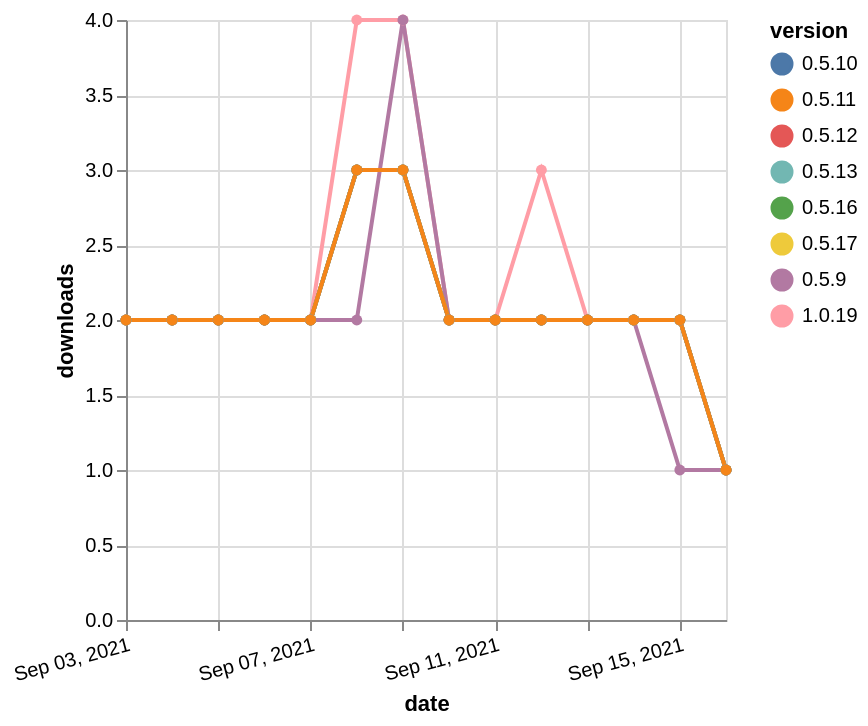

Specify this chart in Vega-Lite:
### Vega-Lite specification from a JSON file in a GitHub repository (floating-point values rounded to 4 significant figures)
{"$schema": "https://vega.github.io/schema/vega-lite/v5.json", "description": "A simple bar chart with embedded data.", "data": {"values": [{"date": "2021-09-03", "total": 2241, "delta": 2, "version": "0.5.10"}, {"date": "2021-09-04", "total": 2243, "delta": 2, "version": "0.5.10"}, {"date": "2021-09-05", "total": 2245, "delta": 2, "version": "0.5.10"}, {"date": "2021-09-06", "total": 2247, "delta": 2, "version": "0.5.10"}, {"date": "2021-09-07", "total": 2249, "delta": 2, "version": "0.5.10"}, {"date": "2021-09-08", "total": 2252, "delta": 3, "version": "0.5.10"}, {"date": "2021-09-09", "total": 2255, "delta": 3, "version": "0.5.10"}, {"date": "2021-09-10", "total": 2257, "delta": 2, "version": "0.5.10"}, {"date": "2021-09-11", "total": 2259, "delta": 2, "version": "0.5.10"}, {"date": "2021-09-12", "total": 2261, "delta": 2, "version": "0.5.10"}, {"date": "2021-09-13", "total": 2263, "delta": 2, "version": "0.5.10"}, {"date": "2021-09-14", "total": 2265, "delta": 2, "version": "0.5.10"}, {"date": "2021-09-15", "total": 2267, "delta": 2, "version": "0.5.10"}, {"date": "2021-09-16", "total": 2268, "delta": 1, "version": "0.5.10"}, {"date": "2021-09-03", "total": 2274, "delta": 2, "version": "1.0.19"}, {"date": "2021-09-04", "total": 2276, "delta": 2, "version": "1.0.19"}, {"date": "2021-09-05", "total": 2278, "delta": 2, "version": "1.0.19"}, {"date": "2021-09-06", "total": 2280, "delta": 2, "version": "1.0.19"}, {"date": "2021-09-07", "total": 2282, "delta": 2, "version": "1.0.19"}, {"date": "2021-09-08", "total": 2286, "delta": 4, "version": "1.0.19"}, {"date": "2021-09-09", "total": 2290, "delta": 4, "version": "1.0.19"}, {"date": "2021-09-10", "total": 2292, "delta": 2, "version": "1.0.19"}, {"date": "2021-09-11", "total": 2294, "delta": 2, "version": "1.0.19"}, {"date": "2021-09-12", "total": 2297, "delta": 3, "version": "1.0.19"}, {"date": "2021-09-13", "total": 2299, "delta": 2, "version": "1.0.19"}, {"date": "2021-09-14", "total": 2301, "delta": 2, "version": "1.0.19"}, {"date": "2021-09-15", "total": 2303, "delta": 2, "version": "1.0.19"}, {"date": "2021-09-16", "total": 2304, "delta": 1, "version": "1.0.19"}, {"date": "2021-09-03", "total": 2228, "delta": 2, "version": "0.5.9"}, {"date": "2021-09-04", "total": 2230, "delta": 2, "version": "0.5.9"}, {"date": "2021-09-05", "total": 2232, "delta": 2, "version": "0.5.9"}, {"date": "2021-09-06", "total": 2234, "delta": 2, "version": "0.5.9"}, {"date": "2021-09-07", "total": 2236, "delta": 2, "version": "0.5.9"}, {"date": "2021-09-08", "total": 2238, "delta": 2, "version": "0.5.9"}, {"date": "2021-09-09", "total": 2242, "delta": 4, "version": "0.5.9"}, {"date": "2021-09-10", "total": 2244, "delta": 2, "version": "0.5.9"}, {"date": "2021-09-11", "total": 2246, "delta": 2, "version": "0.5.9"}, {"date": "2021-09-12", "total": 2248, "delta": 2, "version": "0.5.9"}, {"date": "2021-09-13", "total": 2250, "delta": 2, "version": "0.5.9"}, {"date": "2021-09-14", "total": 2252, "delta": 2, "version": "0.5.9"}, {"date": "2021-09-15", "total": 2253, "delta": 1, "version": "0.5.9"}, {"date": "2021-09-16", "total": 2254, "delta": 1, "version": "0.5.9"}, {"date": "2021-09-03", "total": 2238, "delta": 2, "version": "0.5.17"}, {"date": "2021-09-04", "total": 2240, "delta": 2, "version": "0.5.17"}, {"date": "2021-09-05", "total": 2242, "delta": 2, "version": "0.5.17"}, {"date": "2021-09-06", "total": 2244, "delta": 2, "version": "0.5.17"}, {"date": "2021-09-07", "total": 2246, "delta": 2, "version": "0.5.17"}, {"date": "2021-09-08", "total": 2249, "delta": 3, "version": "0.5.17"}, {"date": "2021-09-09", "total": 2252, "delta": 3, "version": "0.5.17"}, {"date": "2021-09-10", "total": 2254, "delta": 2, "version": "0.5.17"}, {"date": "2021-09-11", "total": 2256, "delta": 2, "version": "0.5.17"}, {"date": "2021-09-12", "total": 2258, "delta": 2, "version": "0.5.17"}, {"date": "2021-09-13", "total": 2260, "delta": 2, "version": "0.5.17"}, {"date": "2021-09-14", "total": 2262, "delta": 2, "version": "0.5.17"}, {"date": "2021-09-15", "total": 2264, "delta": 2, "version": "0.5.17"}, {"date": "2021-09-16", "total": 2265, "delta": 1, "version": "0.5.17"}, {"date": "2021-09-03", "total": 2232, "delta": 2, "version": "0.5.16"}, {"date": "2021-09-04", "total": 2234, "delta": 2, "version": "0.5.16"}, {"date": "2021-09-05", "total": 2236, "delta": 2, "version": "0.5.16"}, {"date": "2021-09-06", "total": 2238, "delta": 2, "version": "0.5.16"}, {"date": "2021-09-07", "total": 2240, "delta": 2, "version": "0.5.16"}, {"date": "2021-09-08", "total": 2243, "delta": 3, "version": "0.5.16"}, {"date": "2021-09-09", "total": 2246, "delta": 3, "version": "0.5.16"}, {"date": "2021-09-10", "total": 2248, "delta": 2, "version": "0.5.16"}, {"date": "2021-09-11", "total": 2250, "delta": 2, "version": "0.5.16"}, {"date": "2021-09-12", "total": 2252, "delta": 2, "version": "0.5.16"}, {"date": "2021-09-13", "total": 2254, "delta": 2, "version": "0.5.16"}, {"date": "2021-09-14", "total": 2256, "delta": 2, "version": "0.5.16"}, {"date": "2021-09-15", "total": 2258, "delta": 2, "version": "0.5.16"}, {"date": "2021-09-16", "total": 2259, "delta": 1, "version": "0.5.16"}, {"date": "2021-09-03", "total": 2251, "delta": 2, "version": "0.5.12"}, {"date": "2021-09-04", "total": 2253, "delta": 2, "version": "0.5.12"}, {"date": "2021-09-05", "total": 2255, "delta": 2, "version": "0.5.12"}, {"date": "2021-09-06", "total": 2257, "delta": 2, "version": "0.5.12"}, {"date": "2021-09-07", "total": 2259, "delta": 2, "version": "0.5.12"}, {"date": "2021-09-08", "total": 2262, "delta": 3, "version": "0.5.12"}, {"date": "2021-09-09", "total": 2265, "delta": 3, "version": "0.5.12"}, {"date": "2021-09-10", "total": 2267, "delta": 2, "version": "0.5.12"}, {"date": "2021-09-11", "total": 2269, "delta": 2, "version": "0.5.12"}, {"date": "2021-09-12", "total": 2271, "delta": 2, "version": "0.5.12"}, {"date": "2021-09-13", "total": 2273, "delta": 2, "version": "0.5.12"}, {"date": "2021-09-14", "total": 2275, "delta": 2, "version": "0.5.12"}, {"date": "2021-09-15", "total": 2277, "delta": 2, "version": "0.5.12"}, {"date": "2021-09-16", "total": 2278, "delta": 1, "version": "0.5.12"}, {"date": "2021-09-03", "total": 2249, "delta": 2, "version": "0.5.13"}, {"date": "2021-09-04", "total": 2251, "delta": 2, "version": "0.5.13"}, {"date": "2021-09-05", "total": 2253, "delta": 2, "version": "0.5.13"}, {"date": "2021-09-06", "total": 2255, "delta": 2, "version": "0.5.13"}, {"date": "2021-09-07", "total": 2257, "delta": 2, "version": "0.5.13"}, {"date": "2021-09-08", "total": 2260, "delta": 3, "version": "0.5.13"}, {"date": "2021-09-09", "total": 2263, "delta": 3, "version": "0.5.13"}, {"date": "2021-09-10", "total": 2265, "delta": 2, "version": "0.5.13"}, {"date": "2021-09-11", "total": 2267, "delta": 2, "version": "0.5.13"}, {"date": "2021-09-12", "total": 2269, "delta": 2, "version": "0.5.13"}, {"date": "2021-09-13", "total": 2271, "delta": 2, "version": "0.5.13"}, {"date": "2021-09-14", "total": 2273, "delta": 2, "version": "0.5.13"}, {"date": "2021-09-15", "total": 2275, "delta": 2, "version": "0.5.13"}, {"date": "2021-09-16", "total": 2276, "delta": 1, "version": "0.5.13"}, {"date": "2021-09-03", "total": 2246, "delta": 2, "version": "0.5.11"}, {"date": "2021-09-04", "total": 2248, "delta": 2, "version": "0.5.11"}, {"date": "2021-09-05", "total": 2250, "delta": 2, "version": "0.5.11"}, {"date": "2021-09-06", "total": 2252, "delta": 2, "version": "0.5.11"}, {"date": "2021-09-07", "total": 2254, "delta": 2, "version": "0.5.11"}, {"date": "2021-09-08", "total": 2257, "delta": 3, "version": "0.5.11"}, {"date": "2021-09-09", "total": 2260, "delta": 3, "version": "0.5.11"}, {"date": "2021-09-10", "total": 2262, "delta": 2, "version": "0.5.11"}, {"date": "2021-09-11", "total": 2264, "delta": 2, "version": "0.5.11"}, {"date": "2021-09-12", "total": 2266, "delta": 2, "version": "0.5.11"}, {"date": "2021-09-13", "total": 2268, "delta": 2, "version": "0.5.11"}, {"date": "2021-09-14", "total": 2270, "delta": 2, "version": "0.5.11"}, {"date": "2021-09-15", "total": 2272, "delta": 2, "version": "0.5.11"}, {"date": "2021-09-16", "total": 2273, "delta": 1, "version": "0.5.11"}]}, "width": "container", "mark": {"type": "line", "point": {"filled": true}}, "encoding": {"x": {"field": "date", "type": "temporal", "timeUnit": "yearmonthdate", "title": "date", "axis": {"labelAngle": -15}}, "y": {"field": "delta", "type": "quantitative", "title": "downloads"}, "color": {"field": "version", "type": "nominal"}, "tooltip": {"field": "delta"}}}
